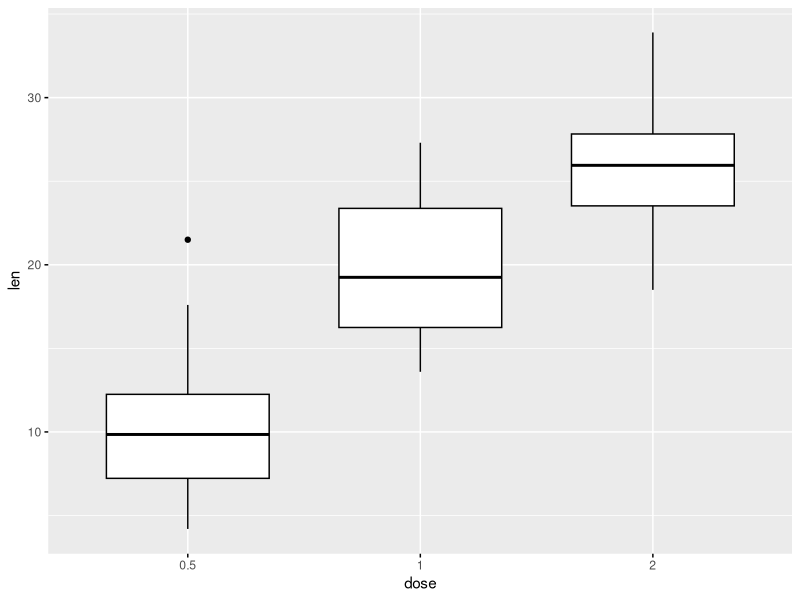
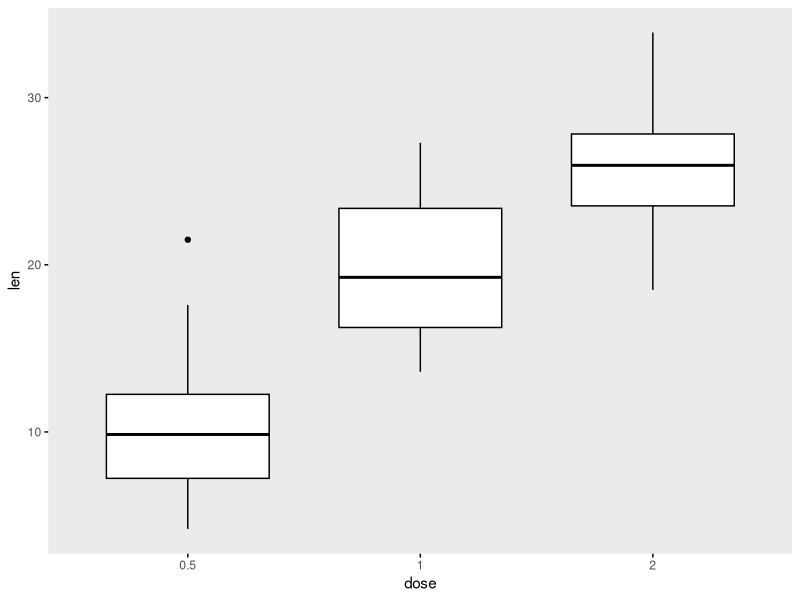
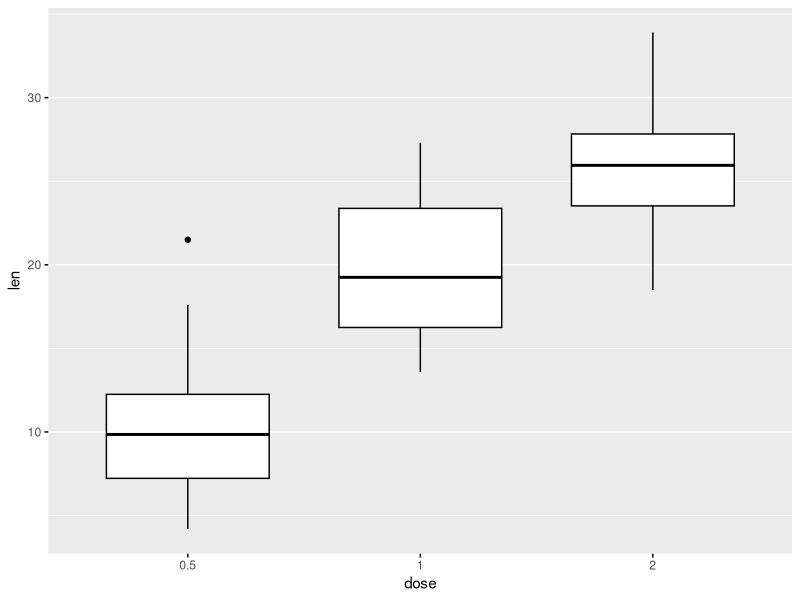

The R script that drew these images, in order:
library(ggpubr)


### Name: rremove
### Title: Remove a ggplot Component
### Aliases: rremove

### ** Examples

# Load data
data("ToothGrowth")

# Basic plot
p <- ggboxplot(ToothGrowth, x = "dose", y = "len",
  ggtheme = theme_gray())
p

# Remove all grids
p + rremove("grid")

# Remove only x grids
p + rremove("x.grid")
